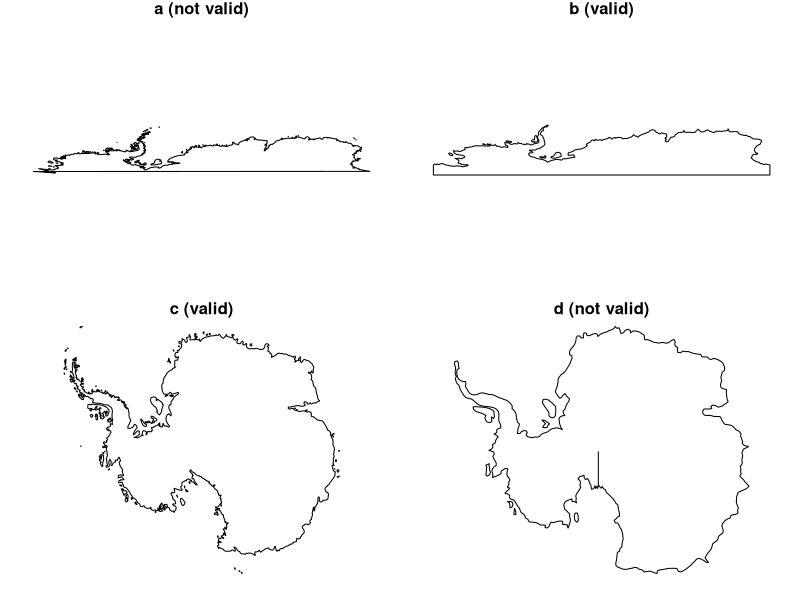

Here is the R script that generated this plot:
## ---- chunk 1
#| code-fold: true
#| collapse: false
#| out.width: 100%
library(sf) |> suppressPackageStartupMessages()
library(maps)
library(dplyr, warn.conflicts = FALSE)
map(fill = TRUE, plot = FALSE) |>
  st_as_sf() |>
  filter(ID == "Antarctica") -> a
st_bbox(a)
## ---- chunk 2
#| code-fold: true
#| collapse: false
library(s2)
s2_bounds_cap(a)
## ---- chunk 3
#| code-fold: true
#| collapse: false
s2_bounds_rect(a)
## ---- chunk 4
#| code-fold: true
#| collapse: false
map(fill = TRUE, plot = FALSE) |>
  st_as_sf() |>
  filter(ID == "Fiji") -> Fiji
st_bbox(Fiji)
## ---- chunk 5
#| code-fold: true
#| collapse: false
s2_bounds_rect(Fiji)
## ---- chunk 6
#| code-fold: true
#| out.height: 70%
#| fig.cap: "Antarctica polygon, (a, c): _not_ passing through `POINT(-180 -90)`; (b, d): passing through `POINT(-180 -90)` and `POINT(180 -90)`"
# maps:
par(mfrow = c(2,2))
par(mar = c(1,1.2,1,1))
m <- st_as_sf(map(fill=TRUE, plot=FALSE))
m <- m[m$ID == "Antarctica", ]
plot(st_geometry(m), asp = 2)
title("a (not valid)")
# ne:
library(rnaturalearth)
ne <- ne_countries(returnclass = "sf")
ne <- ne[ne$region_un == "Antarctica", "region_un"]
plot(st_geometry(ne), asp = 2)
title("b (valid)")
# 3031
m |>
  st_geometry() |>
  st_transform(3031) |>
  plot()
title("c (valid)")
ne |>
  st_geometry() |>
  st_transform(3031) |>
  plot()
title("d (not valid)")
